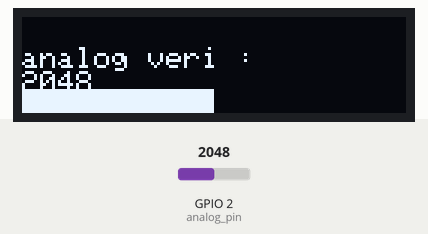
Simulated run of this sketch. Board: ESP32. On the bench: 128×32 one-colour display. The inputs (shaded band) are chosen by the test bench; at power-on: GPIO 2 (analog_pin) = 2048 (analog values on the 0–4095 scale).

Above: at 1.3 s.
1.4 s: GPIO 2 (analog_pin) set to 2866
At 2.3 s:
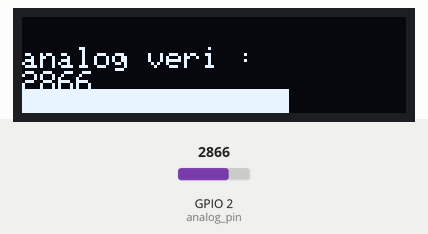
3.0 s: GPIO 2 (analog_pin) set to 3603
At 3.7 s:
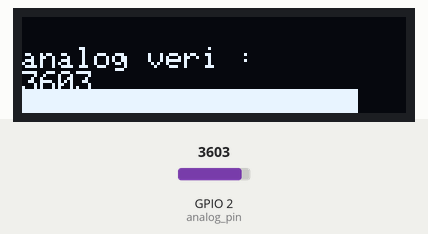
4.6 s: GPIO 2 (analog_pin) set to 4095
At 5.1 s:
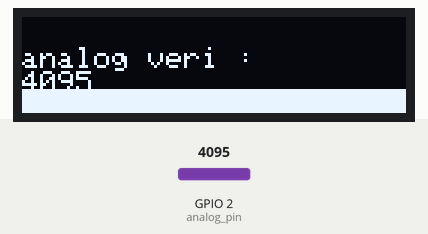
Timing chart, 0 to 7.6 s (numbered marks = the images above; inputs shaded):
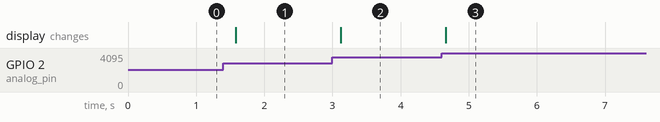

Measured:
- after the input at 1.4 s, the display: changes after 0.18 s (image 1)
- after the input at 3.0 s, the display: changes after 0.12 s (image 2)
- after the input at 4.6 s, the display: changes after 0.06 s (image 3)

The sketch:

ESP32-analog-deger-alma-oled.ino
```cpp
#include <Adafruit_GFX.h>
#include <Wire.h>
#include <Adafruit_SSD1306.h>

#define analog_pin 2

#define ekran_uzunluk 128
#define ekran_yukseklik 32
#define reset_pin -1

#define ekran_adres 0x3C

Adafruit_SSD1306 oled(ekran_uzunluk, ekran_yukseklik, &Wire, reset_pin);

void setup() {
  Serial.begin(115200);
  Wire.begin(21, 22);

  if (!oled.begin(SSD1306_SWITCHCAPVCC, ekran_adres)) {
    Serial.println("OLED bulunamadi!");
    while (true);
  }
  oled.clearDisplay();

  oled.setTextSize(1);
  oled.setTextColor(SSD1306_WHITE);
  oled.setCursor(0, 10);

  analogReadResolution(12); //0 - 4095 arası değer üretecek
  analogSetAttenuation(ADC_11db); //0-3.3v arasını ölçeçek


}

void loop() {

  int analog_deger = analogRead(analog_pin);
  int az_deger = map(analog_deger, 0, 4095, 0, ekran_uzunluk);


  oled.println("analog veri :");
  oled.println(analog_deger);
  oled.fillRect(0, 24, az_deger, 8, SSD1306_WHITE);
  oled.display();

  delay(500);

  oled.setCursor(0, 10);
  oled.clearDisplay();

}
```
